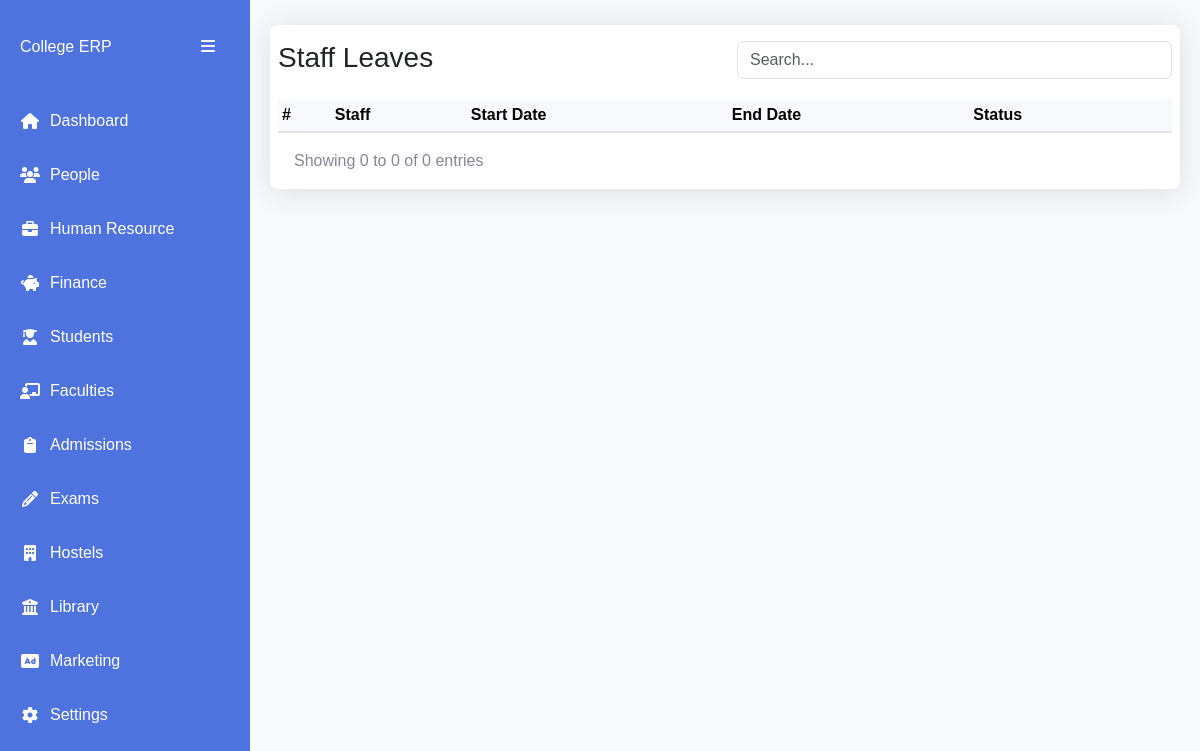
Page /staff/leaves/ on the earlier database version.
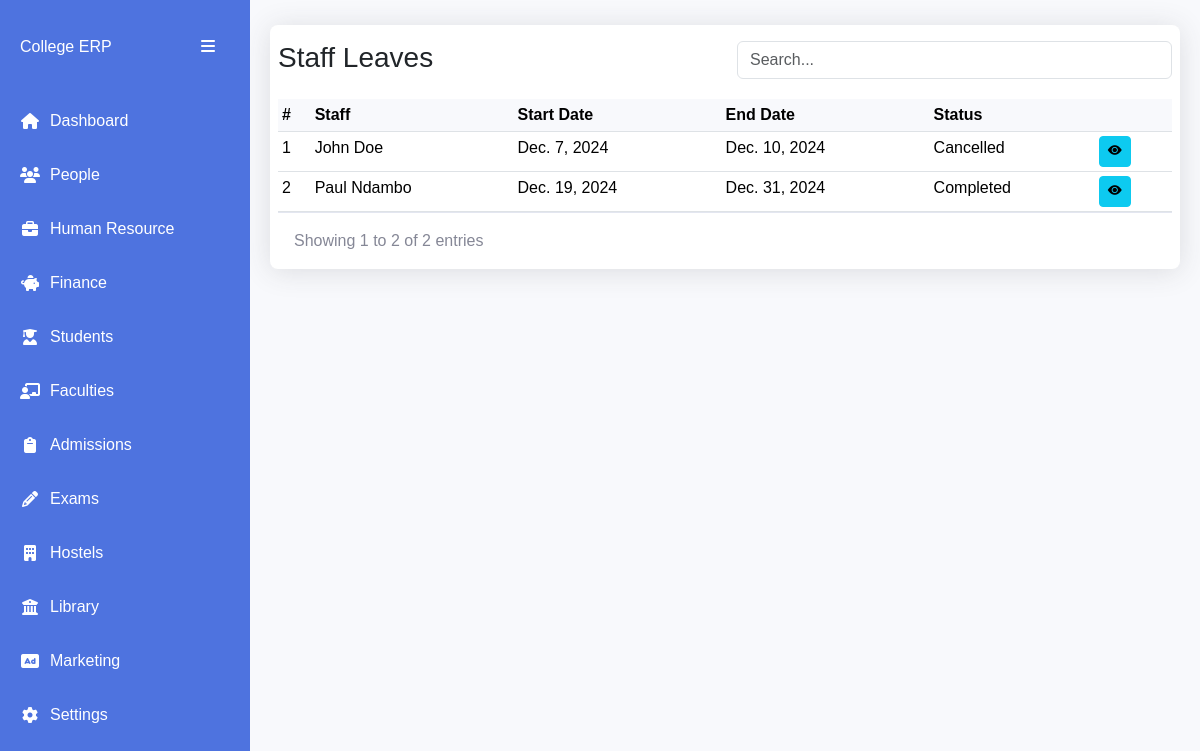
Same page on the later database version.
### apps/staff/models.py (models this page shows, shortened)
class StaffLeave(AbsoluteBaseModel):
    application = models.OneToOneField(StaffLeaveApplication, on_delete=models.CASCADE)
    status = models.CharField(max_length=255, choices=LEAVE_STATUS_CHOICES, default="Active")
    reason_cancelled = models.CharField(max_length=500, null=True)

class StaffLeaveApplication(AbsoluteBaseModel):
    staff = models.ForeignKey(Staff, on_delete=models.CASCADE)
    start_date = models.DateField()
    end_date = models.DateField()
    leave_type = models.CharField(max_length=255, choices=LEAVE_TYPES)
    reason = models.CharField(max_length=255)
    status = models.CharField(max_length=255, choices=(("Pending", "Pending"), ("Approved", "Approved"), ("Declined", "Declined")), default="Pending")
    reason_declined = models.CharField(max_length=500, null=True)

class Staff(AbsoluteBaseModel):
    user = models.OneToOneField("users.User", on_delete=models.CASCADE)
    staff_number = models.CharField(max_length=255)
    department = models.ForeignKey(Department, on_delete=models.CASCADE)
    position = models.CharField(max_length=255, null=True)

### apps/users/models.py (models this page shows, shortened)
class User(AbstractUser, AbsoluteBaseModel):
    role = models.ForeignKey(UserRole, on_delete=models.CASCADE, null=True)
    gender = models.CharField(max_length=10, choices=GENDER_CHOICES)
    phone_number = models.CharField(max_length=255)
    id_number = models.CharField(max_length=255, null=True)
    passport_number = models.CharField(max_length=255, null=True)
    address = models.CharField(max_length=255, null=True)
    postal_code = models.CharField(max_length=255, null=True)
    city = models.CharField(max_length=255, null=True)
    state = models.CharField(max_length=255, null=True)
    country = models.CharField(max_length=255, null=True)
    date_of_birth = models.DateField(null=True)
    def name(self):
        return f"{self.first_name} {self.last_name}"

### apps/staff/views.py (the view)
# urls.py: path("leaves/", LeavesListView.as_view(), name="leaves"),
class LeavesListView(ListView):
    model = StaffLeave
    template_name = "staff/leaves/leaves.html"
    context_object_name = "leaves"
    paginate_by = 8
    def get_queryset(self):
        queryset = super().get_queryset()
        search_query = self.request.GET.get("search", "")
        if search_query:
            queryset = queryset.filter(
                Q(id__icontains=search_query)
                | Q(application__staff__user__first_name__icontains=search_query)
            )
        return queryset.order_by("-created_on")
    def get_context_data(self, **kwargs):
        context = super().get_context_data(**kwargs)
        context["search_query"] = self.request.GET.get("search", "")
        return context

### templates/staff/leaves/leaves.html (shortened to what this page needs)
{% extends "base1.html" %}
{% block content %}
<div class="table-card">
    <div class="row py-3 px-2">
      <div class="col">
          <h3>Staff Leaves</h3>
      </div>
      <div class="col">
          <input type="text" class="form-control" placeholder="Search..."
          id="searchInput" value="{{ search_query }}">
      </div>
  </div>
      <div class="table-container px-2">
        <table class="table data-table table-sm">
          <thead>
            <tr>
              <th scope="col">#</th>
              <th scope="col">Staff</th>
              <th scope="col">Start Date</th>
              <th scope="col">End Date</th>
              <th scope="col">Status</th>
              <th scope="col" colspan="3"></th>
            </tr>
          </thead>
          <tbody>
            {% for leave in leaves %}
            <tr>
              <td>{{forloop.counter}}</td>
              <td>{{leave.application.staff.user.name}}</td>
              <td>{{leave.application.start_date}}</td>
              <td>{{leave.application.end_date}}</td>
              <td>{{leave.status}}</td>
              <td>
                <a href="{% url 'leave-details' leave.id %}" class="btn btn-info btn-sm"><i class="bi bi-eye-fill"></i></a>
              </td>
            </tr>
            {% endfor %}
          </tbody>
        </table>
        <div class="table-footer">
          <div class="page-info">
              Showing
              {{ page_obj.start_index }}
              to
              {{ page_obj.end_index }}
              of
              {{ paginator.count }}
              entries
          </div>
      </div>
      </div>
{% endblock content %}

Differences in the rows shown:
added StaffLeave: application.staff.user.name "John Doe", application.start_date "Dec. 7, 2024", application.end_date "Dec. 10, 2024", status "Cancelled"
added StaffLeave: application.staff.user.name "Paul Ndambo", application.start_date "Dec. 19, 2024", application.end_date "Dec. 31, 2024", status "Completed"
Other differences:
{{ page_obj.start_index }}: "0" → "1"
{{ page_obj.end_index }}: "0" → "2"
{{ paginator.count }}: "0" → "2"
